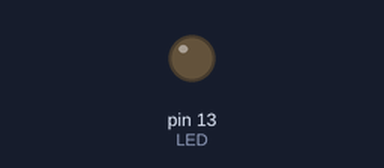
This sketch was run on a simulated Arduino Uno, built with avr-gcc and run on an emulated ATmega328P. Shown: output pins drawn as LEDs (lit = HIGH).

Above: at 0.05 s.
At 0.35 s:
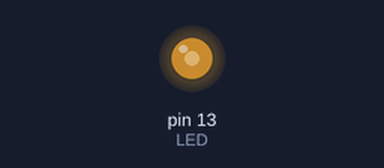
Timing chart, 0 to 5.4 s (numbered marks = the images above):
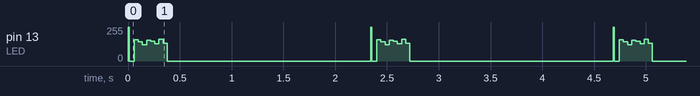

The sketch:

IR_Uno.ino
```cpp
/*
 *  These are pairs of numbers, the first is the
 *  time to turn the LED on, the second is the
 *  time to turn the LED off
 */
unsigned int raw_times[] = {
    710,
    960,
    2410,
    3360
};

unsigned char raw_10s[] = {
    3, 3,
    1, 2,
    1, 2,
    1, 0,
    1, 2,
    1, 2,
    1, 2,
    1, 0,
    1, 2,
    1, 2,
    1, 2,
    1, 0,
    1, 0,
    1, 0,
    1, 2,
    1, 0,
    1, 0,
    1, 0,
    1, 2,
    1, 0,
    1, 0
};

const unsigned int LED = 13;


// the setup function runs once when you press reset or power the board
void setup() {
  // initialize digital pin 13 as an output.
  pinMode(LED, OUTPUT);
}

// the loop function runs over and over again forever
void loop() {
  int n10s = sizeof raw_10s;

  for (int i = 0; i < n10s; i += 2) {
      digitalWrite(LED, HIGH);
      delayMicroseconds(raw_times[raw_10s[i]] * 10);

      digitalWrite(LED, LOW);
      delayMicroseconds(raw_times[raw_10s[i + 1]] * 10);
  }

  delay(2000);
}
```

Measured:
- by itself, pin 13 (LED): repeats every 2.3 s: 0/255 0.05 s, 160/255 0.04 s, 146/255 0.04 s, 122/255 0.04 s, 156/255 0.04 s, 150/255 0.04 s, 130/255 0.04 s, 164/255 0.04 s, 134/255 0.04 s, 0/255 2.0 s, 255/255 0.01 s
